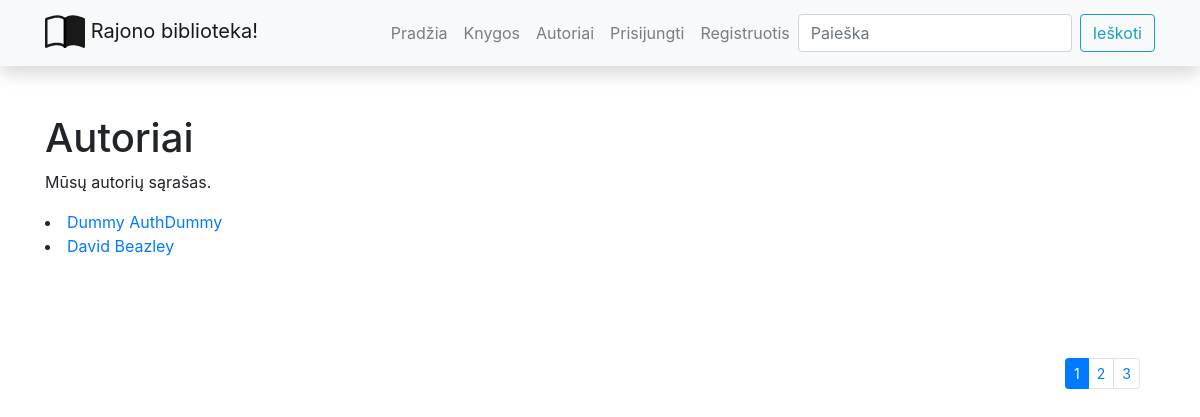
The page /library/authors/ on the database its author committed.
### library/models.py (models this page shows, shortened)
class Author(models.Model):
    first_name = models.CharField("Vardas", max_length=100)
    last_name = models.CharField("Pavarde", max_length=100)
    description = HTMLField()
    class Meta:
        ordering = ["last_name", "first_name"]
    def display_books(self):
        return ", ".join(book.title for book in self.books.all()[:3])
    display_books.short_description = "Knygos"

### library/views.py (the view)
# urls.py: path("authors/", views.authors_funkc, name="authors_link"),
def authors_funkc(request):
    paginator = Paginator(Author.objects.all(), 2)
    page_number = request.GET.get('page')
    paged_authors = paginator.get_page(page_number)
    kontext = {"authors_kint_key": paged_authors}
    return render(request, "authors.html", context=kontext)

### library/templates/authors.html
{% extends "base.html" %}
{% block content %}
<h1>Autoriai</h1>
<p>Mūsų autorių sąrašas.</p>
{% for a in authors_kint_key %}
<li>
   <a href="{% url 'author_link' a.id %}">{{a.first_name}} {{a.last_name}}</a>
</li>
{% endfor %}
<div class="container puslapiai">
   <nav aria-label="...">
      {% if authors_kint_key.has_other_pages %}
      <ul class="pagination pagination-sm justify-content-end">
         {% for i in authors_kint_key.paginator.page_range %}
            {% if authors_kint_key.number == i %}
               <li class="page-item active">
                  <a class="page-link"> {{ i }}</a>
               </li>
            {% else %}
               <li class="page-item">
                  <a class="page-link" href="?page={{ i }}">{{ i }}</a>
               </li>
            {% endif %}
         {% endfor %}
      </ul>
     {% endif %}
   </nav>
</div>
{% endblock %}

### library/static/css/styles.css (style rules this page uses)
.puslapiai { margin-top: 100px; float: left; }

### rows shown on the page
Author: first_name "Dummy", last_name "AuthDummy"
Author: first_name "David", last_name "Beazley"

### other values the page prints
{{ i }} "1"
{{ i }} "2" "3"
